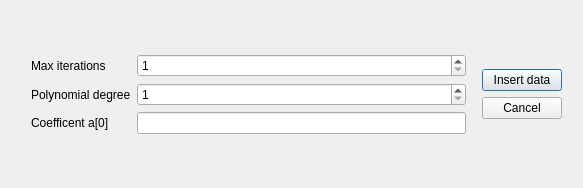
<?xml version="1.0" encoding="UTF-8"?>
<ui version="4.0">
 <class>Dialog</class>
 <widget class="QDialog" name="Dialog">
  <property name="geometry">
   <rect>
    <x>0</x>
    <y>0</y>
    <width>583</width>
    <height>188</height>
   </rect>
  </property>
  <property name="windowTitle">
   <string>Dialog</string>
  </property>
  <layout class="QHBoxLayout" name="horizontalLayout_2">
   <item>
    <layout class="QHBoxLayout" name="horizontalLayout">
     <property name="leftMargin">
      <number>10</number>
     </property>
     <property name="topMargin">
      <number>10</number>
     </property>
     <property name="rightMargin">
      <number>10</number>
     </property>
     <property name="bottomMargin">
      <number>10</number>
     </property>
     <item>
      <layout class="QFormLayout" name="formLayout">
       <property name="leftMargin">
        <number>10</number>
       </property>
       <property name="topMargin">
        <number>10</number>
       </property>
       <property name="rightMargin">
        <number>10</number>
       </property>
       <property name="bottomMargin">
        <number>10</number>
       </property>
       <item row="0" column="1">
        <spacer name="verticalSpacer_3">
         <property name="orientation">
          <enum>Qt::Vertical</enum>
         </property>
         <property name="sizeHint" stdset="0">
          <size>
           <width>20</width>
           <height>40</height>
          </size>
         </property>
        </spacer>
       </item>
       <item row="1" column="0">
        <widget class="QLabel" name="label">
         <property name="text">
          <string>Max iterations</string>
         </property>
        </widget>
       </item>
       <item row="1" column="1">
        <widget class="QSpinBox" name="it_spinBox">
         <property name="minimum">
          <number>1</number>
         </property>
         <property name="maximum">
          <number>2147483647</number>
         </property>
        </widget>
       </item>
       <item row="2" column="0">
        <widget class="QLabel" name="label_2">
         <property name="text">
          <string>Polynomial degree</string>
         </property>
        </widget>
       </item>
       <item row="2" column="1">
        <widget class="QSpinBox" name="deg_spinBox">
         <property name="minimum">
          <number>1</number>
         </property>
         <property name="maximum">
          <number>2147483647</number>
         </property>
        </widget>
       </item>
       <item row="3" column="0">
        <widget class="QLabel" name="coef_label">
         <property name="text">
          <string>Coefficent a[0]</string>
         </property>
        </widget>
       </item>
       <item row="3" column="1">
        <widget class="QLineEdit" name="coef_lineEdit"/>
       </item>
       <item row="4" column="1">
        <spacer name="verticalSpacer_4">
         <property name="orientation">
          <enum>Qt::Vertical</enum>
         </property>
         <property name="sizeHint" stdset="0">
          <size>
           <width>20</width>
           <height>40</height>
          </size>
         </property>
        </spacer>
       </item>
      </layout>
     </item>
     <item>
      <layout class="QVBoxLayout" name="verticalLayout">
       <item>
        <spacer name="verticalSpacer">
         <property name="orientation">
          <enum>Qt::Vertical</enum>
         </property>
         <property name="sizeHint" stdset="0">
          <size>
           <width>20</width>
           <height>40</height>
          </size>
         </property>
        </spacer>
       </item>
       <item>
        <widget class="QPushButton" name="cancel_pushButton">
         <property name="text">
          <string>Insert data</string>
         </property>
        </widget>
       </item>
       <item>
        <widget class="QPushButton" name="insert_data_pushButton">
         <property name="text">
          <string>Cancel</string>
         </property>
        </widget>
       </item>
       <item>
        <spacer name="verticalSpacer_2">
         <property name="orientation">
          <enum>Qt::Vertical</enum>
         </property>
         <property name="sizeHint" stdset="0">
          <size>
           <width>20</width>
           <height>40</height>
          </size>
         </property>
        </spacer>
       </item>
      </layout>
     </item>
    </layout>
   </item>
  </layout>
 </widget>
 <resources/>
 <connections/>
</ui>
